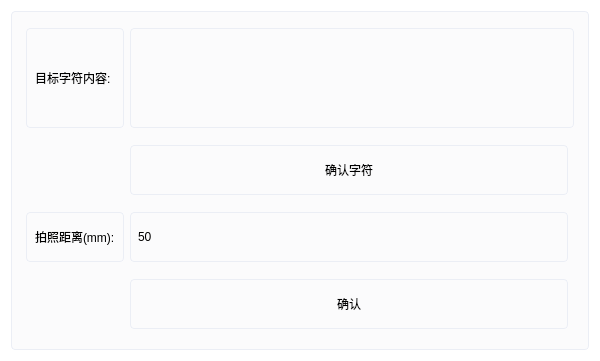
            <widget class="QWidget" name="scrollAreaWidgetContents">
             <property name="geometry">
              <rect>
               <x>0</x>
               <y>0</y>
               <width>600</width>
               <height>361</height>
              </rect>
             </property>
             <property name="styleSheet">
              <string notr="true">background:white;</string>
             </property>
             <layout class="QGridLayout" name="gridLayout">
              <item row="0" column="0">
               <widget class="QFrame" name="tab1_frame2">
                <property name="styleSheet">
                 <string notr="true">background: #fbfbfc; border: 1px solid #ebeef5; border-radius: 4px; padding: 5px;</string>
                </property>
                <layout class="QGridLayout">
                 <property name="verticalSpacing">
                  <number>15</number>
                 </property>
                 <item row="2" column="0">
                  <widget class="QLabel" name="label_8">
                   <property name="text">
                    <string>拍照距离(mm):</string>
                   </property>
                  </widget>
                 </item>
                 <item row="0" column="1" colspan="2">
                  <widget class="QTextEdit" name="dateEdit">
                   <property name="sizePolicy">
                    <sizepolicy hsizetype="Expanding" vsizetype="Expanding">
                     <horstretch>0</horstretch>
                     <verstretch>100</verstretch>
                    </sizepolicy>
                   </property>
                   <property name="minimumSize">
                    <size>
                     <width>0</width>
                     <height>100</height>
                    </size>
                   </property>
                   <property name="maximumSize">
                    <size>
                     <width>16777215</width>
                     <height>100</height>
                    </size>
                   </property>
                   <property name="styleSheet">
                    <string notr="true">font: 16pt &quot;黑体&quot;;</string>
                   </property>
                  </widget>
                 </item>
                 <item row="2" column="1">
                  <widget class="QLineEdit" name="lineEdit_6">
                   <property name="minimumSize">
                    <size>
                     <width>0</width>
                     <height>50</height>
                    </size>
                   </property>
                   <property name="text">
                    <string>50</string>
                   </property>
                  </widget>
                 </item>
                 <item row="0" column="0">
                  <widget class="QLabel" name="label">
                   <property name="text">
                    <string>目标字符内容:</string>
                   </property>
                  </widget>
                 </item>
                 <item row="3" column="1">
                  <widget class="QPushButton" name="WriteVDpushButton">
                   <property name="minimumSize">
                    <size>
                     <width>0</width>
                     <height>50</height>
                    </size>
                   </property>
                   <property name="text">
                    <string>确认</string>
                   </property>
                  </widget>
                 </item>
                 <item row="1" column="1">
                  <widget class="QPushButton" name="textsure_btn">
                   <property name="minimumSize">
                    <size>
                     <width>0</width>
                     <height>50</height>
                    </size>
                   </property>
                   <property name="text">
                    <string>确认字符</string>
                   </property>
                  </widget>
                 </item>
                </layout>
               </widget>
              </item>
             </layout>
            </widget>
